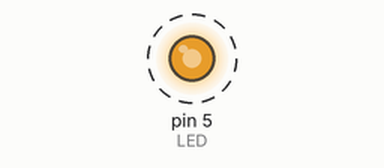
Simulated run of this sketch. Board: Arduino Uno, built with avr-gcc and run on an emulated ATmega328P. Parts: output pins drawn as LEDs (lit = HIGH). Dashed ring = blinking.

Above: at 0.05 s.
Timing chart, 0 to 3.0 s (numbered marks = the images above):
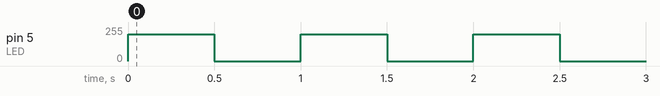

The sketch:

test2.ino
```cpp
#define LED 5
void setup() {
  // put your setup code here, to run once:
  //Serial.begin(9600);
  pinMode(LED, OUTPUT);
  //digitalWrite(LED,HIGH);
}

void loop() {
  // put your main code here, to run repeatedly:
  analogWrite(LED, 200);   // turn the LED on (HIGH is the voltage level)
  delay(500);                       // wait for a second
  analogWrite(LED, 0);    // turn the LED off by making the voltage LOW
  delay(500);
}
```

Measured:
- by itself, pin 5 (LED): alternates 200/255 for 0.50 s and 0/255 for 0.50 s
